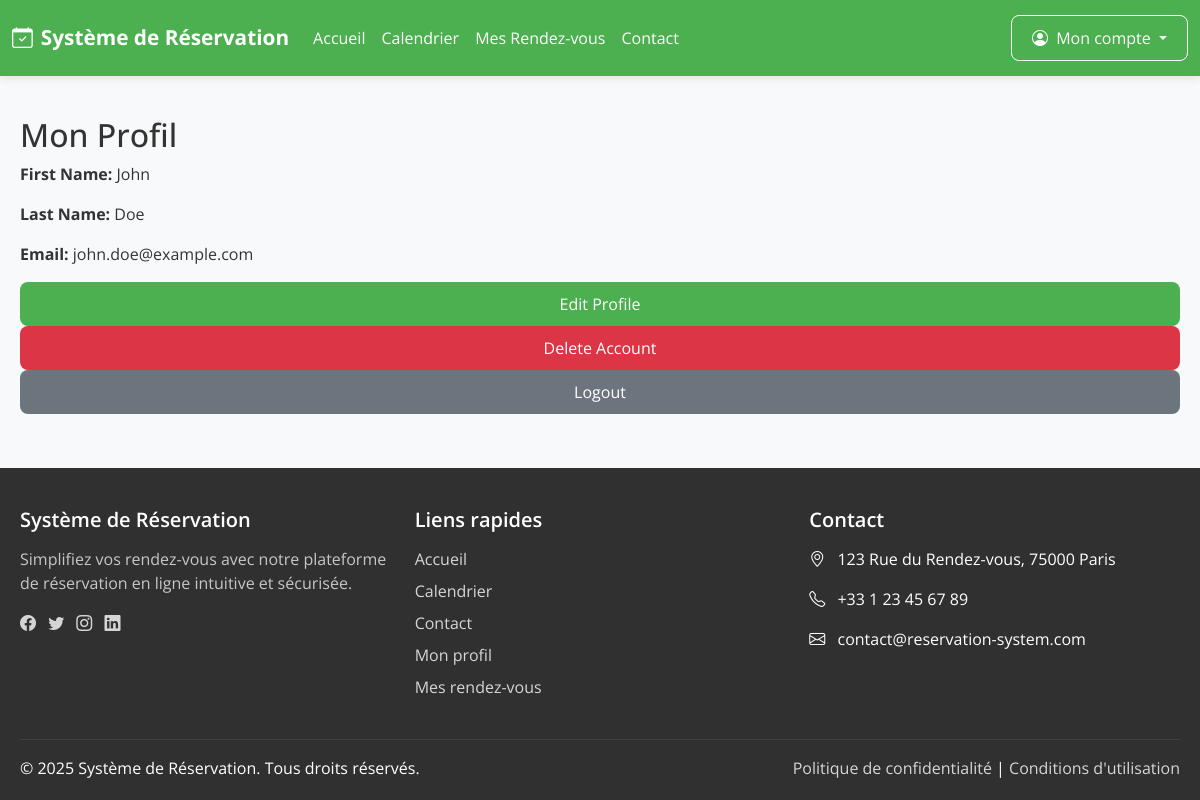
The page /profil.php (signed in) on the database its author committed.
### tables this page shows
CREATE TABLE `users` (
  `id` INT AUTO_INCREMENT PRIMARY KEY,
  `prenom` VARCHAR(50) NOT NULL,
  `nom` VARCHAR(50) NOT NULL,
  `date_naissance` DATE NULL,
  `adresse` VARCHAR(100) NULL,
  `telephone` VARCHAR(20) NULL,
  `email` VARCHAR(100) NOT NULL,
  `password` VARCHAR(255) NOT NULL,
  `email_verified` TINYINT(1) NOT NULL DEFAULT 0,
  `created_at` DATETIME NOT NULL DEFAULT CURRENT_TIMESTAMP,
  `updated_at` DATETIME NULL ON UPDATE CURRENT_TIMESTAMP,
  UNIQUE KEY `email_unique` (`email`)
);

### public/profil.php (the view, shortened to what this page needs)
<?php
require_once '../config/config.php';
$userId = $_SESSION['user_id'];
try {
    $stmt = $db->prepare("SELECT * FROM users WHERE id = :id");
    $stmt->bindValue(':id', $userId, PDO::PARAM_INT);
    $stmt->execute();
    $user = $stmt->fetch(PDO::FETCH_ASSOC);
} catch (PDOException $e) {
    die("Database error: " . $e->getMessage());
}
require_once '../includes/header.php';
?>
<h2>Mon Profil</h2>
<p><strong>First Name:</strong> <?php echo htmlspecialchars($user['prenom'], ENT_QUOTES, 'UTF-8'); ?></p>
<p><strong>Last Name:</strong> <?php echo htmlspecialchars($user['nom'], ENT_QUOTES, 'UTF-8'); ?></p>
<p><strong>Email:</strong> <?php echo htmlspecialchars($user['email'], ENT_QUOTES, 'UTF-8'); ?></p>
<a class="btn btn-primary" href="profil_edit.php">Edit Profile</a>
<a class="btn btn-danger" href="delete_account.php">Delete Account</a>
<a class="btn btn-secondary" href="deconnexion.php">Logout</a>
<?php require_once '../includes/footer.php'; ?>

### resources/css/style.css (style rules this page uses)
:root { --primary-color: #4CAF50; --primary-dark: #3e8e41; --secondary-color: #303030; --light-color: #ffffff; --text-color: #333333; --light-gray: #f8f9fa; --medium-gray: #e0e0e0; --dark-gray: #666666; --border-radius: 8px; --box-shadow: 0 4px 15px rgba(0, 0, 0, 0.1); }
* { margin: 0; padding: 0; box-sizing: border-box; }
html, body { font-family: 'Open Sans', sans-serif; height: 100%; background-color: var(--light-gray); color: var(--text-color); }
body { display: flex; flex-direction: column; }
a { color: var(--primary-color); text-decoration: none; }
.btn { display: inline-block; padding: 10px 20px; border-radius: var(--border-radius); font-size: 1rem; cursor: pointer; transition: all 0.3s; border: none; }
.btn-primary, .btn-cool { background-color: var(--primary-color); color: var(--light-color); }

### rows shown on the page
users: prenom "John", nom "Doe", email "john.doe@example.com"
